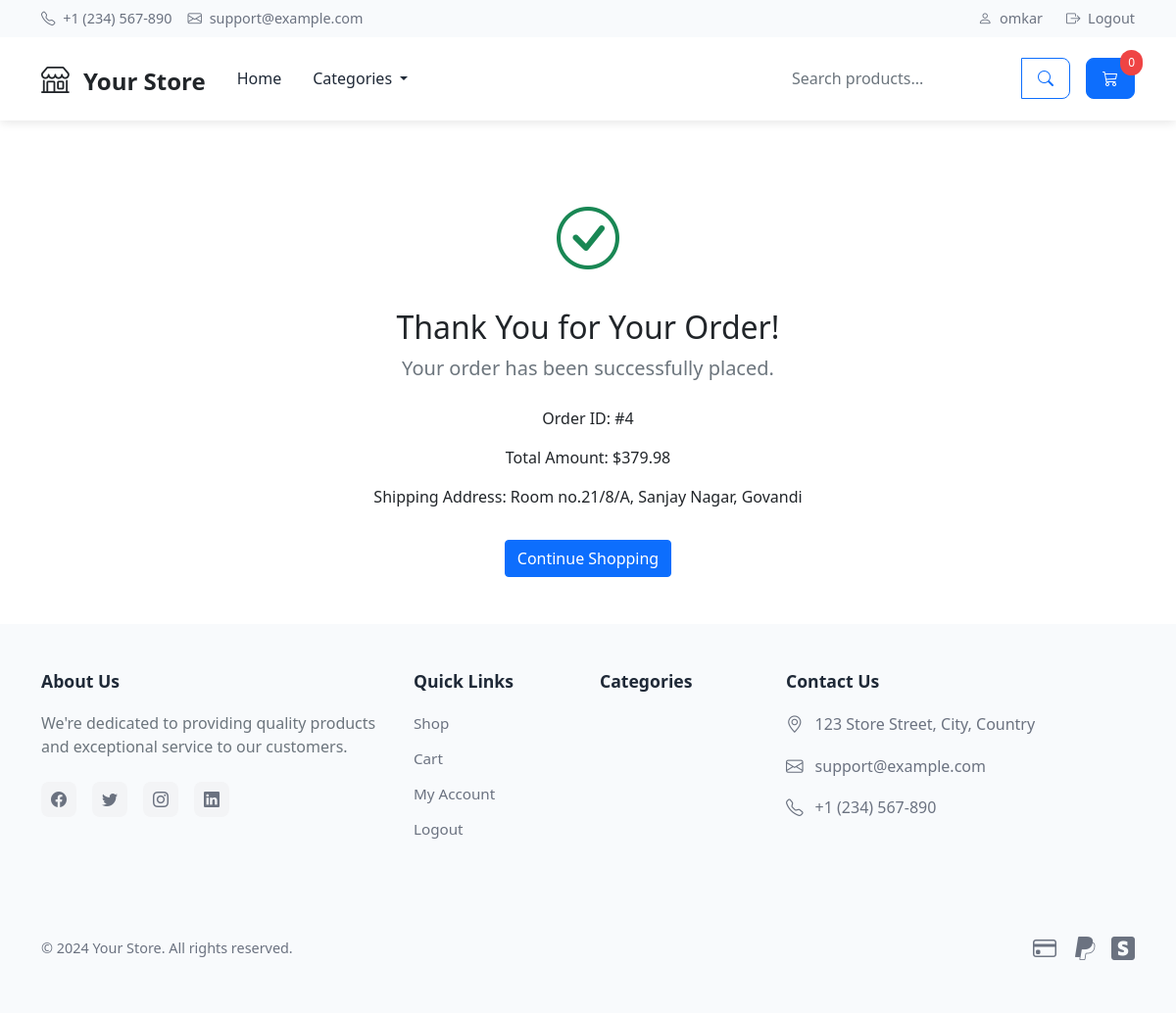
/order-confirmation/ (signed in), run on an earlier commit of the app's database.
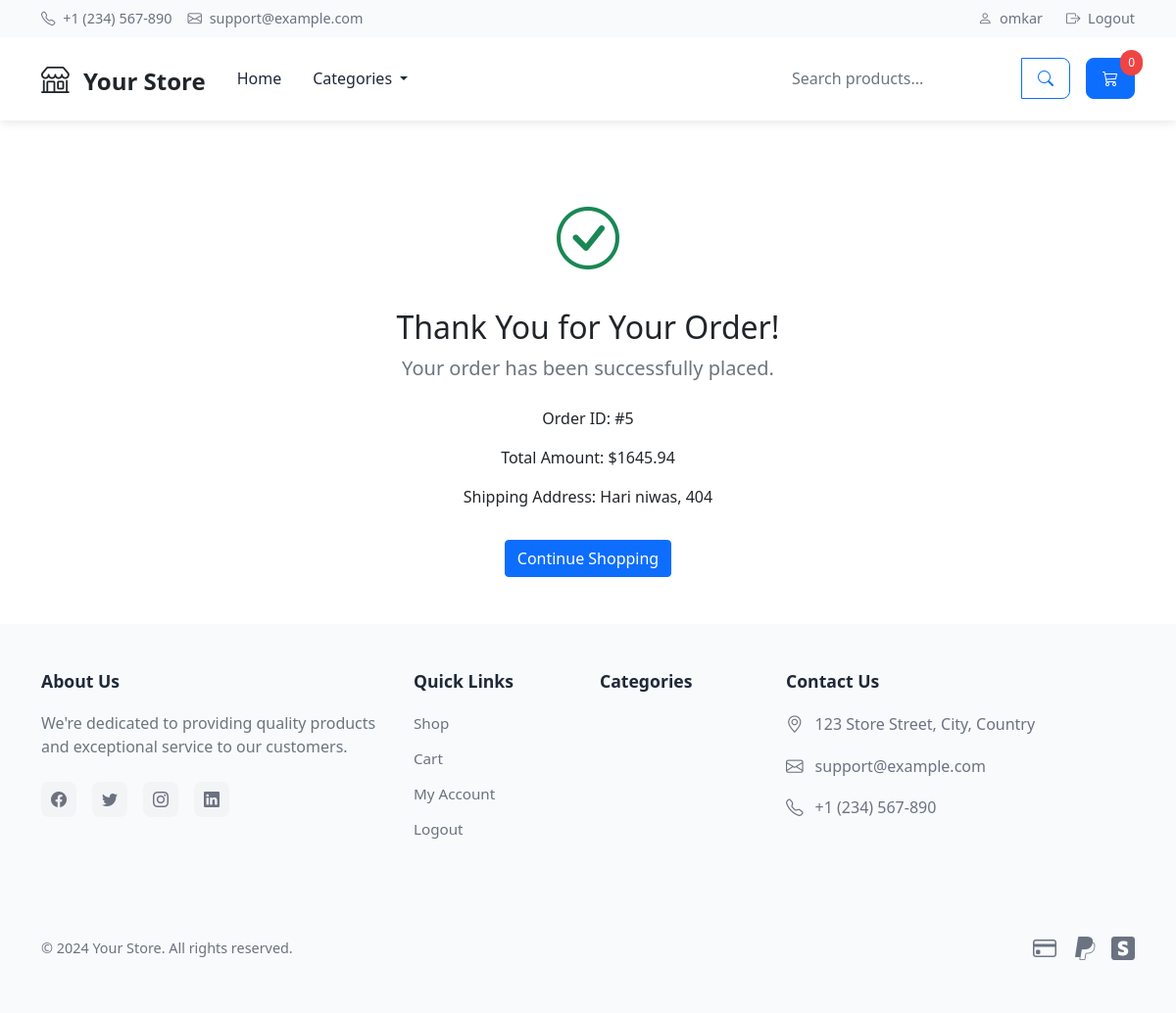
And on a later commit of the database.
### store/models.py (models this page shows, shortened)
class Order(models.Model):
    user = models.ForeignKey(User, on_delete=models.CASCADE)
    first_name = models.CharField(max_length=100, default="Unknown")
    last_name = models.CharField(max_length=100, default="Unknown")
    email = models.EmailField(default="unknown@example.com")
    phone = models.CharField(max_length=20, default="0000000000")
    address = models.CharField(max_length=200)
    city = models.CharField(max_length=100, default="Unknown")
    state = models.CharField(max_length=100, default="Unknown")
    zip_code = models.CharField(max_length=20, default="00000")
    total_amount = models.DecimalField(max_digits=10, decimal_places=2)
    created = models.DateTimeField(auto_now_add=True)

### store/views.py (the view)
# urls.py: path('order-confirmation/', views.order_confirmation, name='order_confirmation'),
@login_required
def order_confirmation(request):
    order = Order.objects.filter(user=request.user).latest('created')
    return render(request, 'store/order_confirmation.html', {'order': order})

### store/templates/store/order_confirmation.html
{% extends 'store/base.html' %} {% block content %}
<div class="container">
  <div class="text-center py-5">
    <div class="mb-4">
      <i class="bi bi-check-circle text-success" style="font-size: 4rem"></i>
    </div>
    <h2>Thank You for Your Order!</h2>
    <p class="lead text-muted">Your order has been successfully placed.</p>
    <div class="mt-4">
      <p>Order ID: #{{ order.id }}</p>
      <p>Total Amount: ${{ order.total_amount }}</p>
      <p>Shipping Address: {{ order.address }}</p>
    </div>
    <a href="{% url 'shop' %}" class="btn btn-primary mt-3"
      >Continue Shopping</a
    >
  </div>
</div>
{% endblock %}

What changed in the data, as far as the page shows it:
no longer on this page (row unchanged): Order: id "4", total_amount "379.98", address "Room no.21/8/A, Sanjay Nagar, Govandi"
added Order: id "5", total_amount "1645.94", address "Hari niwas, 404"
